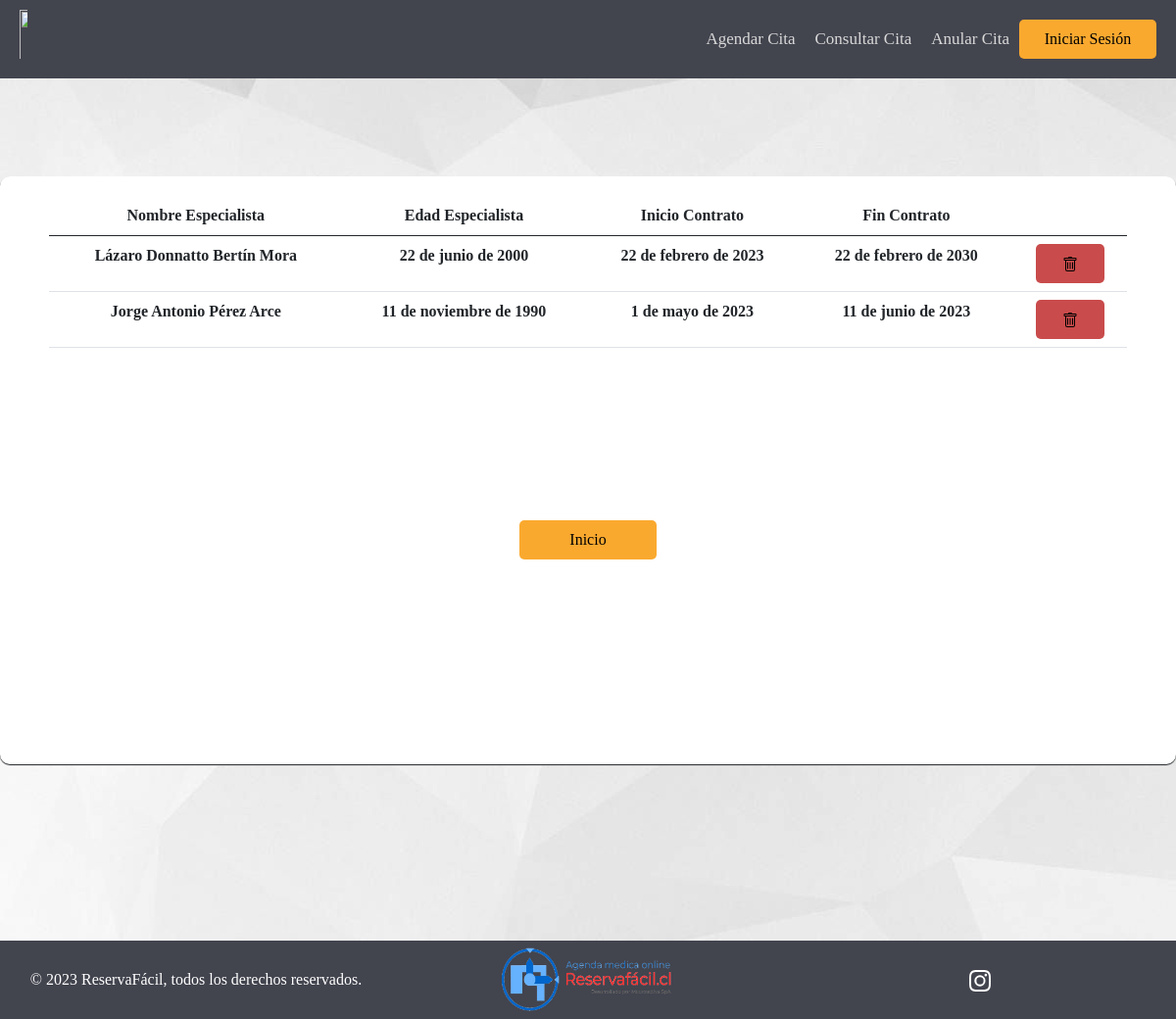
Page /admin_Eliminar_Especialista/ on the committed database.
### AppReservaFacil/models.py (models this page shows, shortened)
class Especialista(models.Model):
    ID_Especialista = models.IntegerField(primary_key=True, unique=True)
    Nombre_completo_E = models.CharField(max_length=256)
    Rut = models.CharField(max_length=9, null=True)
    Sexo = models.CharField(choices = ([('Femenino','Femenino'), ('Masculino','Masculino')]),max_length=9, null=True)
    Fecha_de_nacimiento_E = models.DateField(null=True)
    Direccion_E = models.CharField(max_length=256, null=True)
    Telefono_E = models.CharField(max_length=9, null=True)
    ini_con_especialista = models.DateField(null=True)
    fin_con_especialista = models.DateField(null=True)
    Foto_E = models.ImageField(upload_to='Paciente',null=True)
    Especialidad_P = models.ForeignKey(Especialidad,null=True, on_delete=models.RESTRICT,related_name="Especialidad_P")
    Especialidad_S = models.ForeignKey(Especialidad,null=True, on_delete=models.RESTRICT,related_name="Especialidad_S")
    Dia_Esp_P = MultiSelectField(choices=DIAS_CHOICES)
    Dia_Esp_S = MultiSelectField(choices=DIAS_CHOICES)
    Minutes_Esp_P_Lun = models.IntegerField(null = True, choices=MINUTOS_CHOICES)
    Minutes_Esp_P_Mar = models.IntegerField(null = True, choices=MINUTOS_CHOICES)
    Minutes_Esp_P_Mie = models.IntegerField(null = True, choices=MINUTOS_CHOICES)
    Minutes_Esp_P_Jue = models.IntegerField(null = True, choices=MINUTOS_CHOICES)
    Minutes_Esp_P_Vie = models.IntegerField(null = True, choices=MINUTOS_CHOICES)
    Minutes_Esp_P_Sab = models.IntegerField(null = True, choices=MINUTOS_CHOICES)
    Minutes_Esp_P_Dom = models.IntegerField(null = True, choices=MINUTOS_CHOICES)
    Minutes_Esp_S_Lun = models.IntegerField(null = True, choices=MINUTOS_CHOICES)
    Minutes_Esp_S_Mar = models.IntegerField(null = True, choices=MINUTOS_CHOICES)
    Minutes_Esp_S_Mie = models.IntegerField(null = True, choices=MINUTOS_CHOICES)
    Minutes_Esp_S_Jue = models.IntegerField(null = True, choices=MINUTOS_CHOICES)
    Minutes_Esp_S_Vie = models.IntegerField(null = True, choices=MINUTOS_CHOICES)
    Minutes_Esp_S_Sab = models.IntegerField(null = True, choices=MINUTOS_CHOICES)
    Minutes_Esp_S_Dom = models.IntegerField(null = True, choices=MINUTOS_CHOICES)
    Usuario_E = models.ForeignKey(User, null=True, on_delete=models.CASCADE)

### AppReservaFacil/views.py (the view, shortened to what this page needs)
# urls.py: path('admin_Eliminar_Especialista/', views.admin_Eliminar_Especialista, name='admin_Eliminar_Especialista'),
def admin_Eliminar_Especialista(request):
    Especialistas_All = Especialista.objects.all()
    contexto = {'Especialistas_All':Especialistas_All}
    return render(request, 'Admin/admin_Eliminar_Especialista.html', contexto)

### AppReservaFacil/templatetags/auth_extras.py (called while the page is built)
@register.filter(name='has_group')
def has_group(user, group_name):
    group = Group.objects.get(name=group_name)
    return True if group in user.groups.all() else False

### AppReservaFacil/templates/admin/admin_Eliminar_Especialista.html (shortened to what this page needs)
{% extends "../Clientes/index.html" %}
{% block footer %}
    <div class="div-mediano">
        <div class="row row-margin table-responsive">
            <table class="table table-hover table-pagination">
                <thead>
                    <tr>
                        <th>Nombre Especialista</th>
                        <th>Edad Especialista</th>
                        <th>Inicio Contrato</th>
                        <th>Fin Contrato</th>
                        <th></th>
                    </tr>
                </thead>
                {% if Especialistas_All %}
                <tbody>
                        {% for Esp in Especialistas_All %}
                        <tr>
                            <th>{{Esp.Nombre_completo_E}}</th>
                            <th>{{Esp.Fecha_de_nacimiento_E}}</th>
                            <th>{{Esp.ini_con_especialista}}</th>
                            <th>{{Esp.fin_con_especialista}}</th>
                            <th>
                                <button class="btn-rojo-pequeno" type="button" name="del_cita" onclick="mostrarMensajeDeleteEsp('{{Esp.ID_Especialista}}')" id="del_cita" >
                            </button>
                            </th>
                        </tr>
                        {% endfor %}
                </tbody>
                {%else%}
                <tbody>
                        <tr>
                            <td colspan="5" style="text-align: center">No hay especialistas en el sistema</td>
                        </tr>
                    </tbody>
                {% endif %}
            </table>
        </div>
        <br>
        <button id="btn-home-cerrar-sesion" type="button" class="btn-naranja-mediano" style="align-self: auto;"><a href="/">Inicio</a></button>
    </div>
{% endblock %}

### AppReservaFacil/static/Clientes/css.css (style rules this page uses)
html { height: 100%; }
* { margin: 0; padding: 0; box-sizing: border-box; font-family: 'Poppins','sans-serif'; }
.btn-rojo-pequeno { height: 40px; width: 70px; background-color: #c94b4b; border-style: none; border-radius: 5px; margin: auto; }
.btn-naranja-mediano { height: 40px; width: 140px; background-color: #FAA92F; border-style: none; border-radius: 5px; margin: auto; }
.btn-naranja-mediano a { text-decoration: none; color: #000000; }
body { margin: auto; background-image:url("background.jpg"); background-repeat: no-repeat; height: 100%; }
.row-margin { margin-left: 50px !important; margin-right: 50px !important; margin-top: 20px !important; margin-bottom: 20px !important; }
.div-mediano { height: 600px; width: 1200px; background-color: #ffffff; text-align: center; border-radius: 10px; box-shadow: 0px 1px 1px; }
#btn-home-cerrar-sesion { margin-top: 100px; }

### rows in the picture
Especialista: Nombre_completo_E "Lázaro Donnatto Bertín Mora", Fecha_de_nacimiento_E "22 de junio de 2000", ini_con_especialista "22 de febrero de 2023", fin_con_especialista "22 de febrero de 2030"
Especialista: Nombre_completo_E "Jorge Antonio Pérez Arce", Fecha_de_nacimiento_E "11 de noviembre de 1990", ini_con_especialista "1 de mayo de 2023", fin_con_especialista "11 de junio de 2023"
